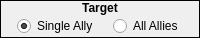
            <widget class="QFrame" name="frame_104">
             <property name="sizePolicy">
              <sizepolicy hsizetype="Expanding" vsizetype="Fixed">
               <horstretch>0</horstretch>
               <verstretch>0</verstretch>
              </sizepolicy>
             </property>
             <property name="minimumSize">
              <size>
               <width>200</width>
               <height>38</height>
              </size>
             </property>
             <property name="maximumSize">
              <size>
               <width>200</width>
               <height>38</height>
              </size>
             </property>
             <property name="focusPolicy">
              <enum>Qt::ClickFocus</enum>
             </property>
             <property name="frameShape">
              <enum>QFrame::Box</enum>
             </property>
             <property name="frameShadow">
              <enum>QFrame::Plain</enum>
             </property>
             <layout class="QVBoxLayout" name="verticalLayout_209">
              <property name="spacing">
               <number>0</number>
              </property>
              <property name="margin">
               <number>0</number>
              </property>
              <item>
               <widget class="QLabel" name="label_165">
                <property name="sizePolicy">
                 <sizepolicy hsizetype="Preferred" vsizetype="Fixed">
                  <horstretch>0</horstretch>
                  <verstretch>0</verstretch>
                 </sizepolicy>
                </property>
                <property name="font">
                 <font>
                  <weight>75</weight>
                  <bold>true</bold>
                 </font>
                </property>
                <property name="focusPolicy">
                 <enum>Qt::ClickFocus</enum>
                </property>
                <property name="text">
                 <string>Target</string>
                </property>
                <property name="alignment">
                 <set>Qt::AlignCenter</set>
                </property>
               </widget>
              </item>
              <item>
               <widget class="QWidget" name="widget_119" native="true">
                <property name="focusPolicy">
                 <enum>Qt::ClickFocus</enum>
                </property>
                <layout class="QHBoxLayout" name="horizontalLayout_87">
                 <property name="spacing">
                  <number>0</number>
                 </property>
                 <property name="margin">
                  <number>0</number>
                 </property>
                 <item>
                  <spacer name="horizontalSpacer_9">
                   <property name="focusPolicy">
                    <enum>Qt::ClickFocus</enum>
                   </property>
                   <property name="orientation">
                    <enum>Qt::Horizontal</enum>
                   </property>
                   <property name="sizeHint" stdset="0">
                    <size>
                     <width>40</width>
                     <height>20</height>
                    </size>
                   </property>
                  </spacer>
                 </item>
                 <item>
                  <widget class="QRadioButton" name="medicine_rbTargetSingleAlly">
                   <property name="focusPolicy">
                    <enum>Qt::ClickFocus</enum>
                   </property>
                   <property name="text">
                    <string>Single Ally</string>
                   </property>
                   <property name="checked">
                    <bool>true</bool>
                   </property>
                  </widget>
                 </item>
                 <item>
                  <spacer name="horizontalSpacer_11">
                   <property name="focusPolicy">
                    <enum>Qt::ClickFocus</enum>
                   </property>
                   <property name="orientation">
                    <enum>Qt::Horizontal</enum>
                   </property>
                   <property name="sizeHint" stdset="0">
                    <size>
                     <width>40</width>
                     <height>20</height>
                    </size>
                   </property>
                  </spacer>
                 </item>
                 <item>
                  <widget class="QRadioButton" name="medicine_rbTargetAllAllies">
                   <property name="focusPolicy">
                    <enum>Qt::ClickFocus</enum>
                   </property>
                   <property name="text">
                    <string>All Allies</string>
                   </property>
                  </widget>
                 </item>
                 <item>
                  <spacer name="horizontalSpacer_10">
                   <property name="focusPolicy">
                    <enum>Qt::ClickFocus</enum>
                   </property>
                   <property name="orientation">
                    <enum>Qt::Horizontal</enum>
                   </property>
                   <property name="sizeHint" stdset="0">
                    <size>
                     <width>40</width>
                     <height>20</height>
                    </size>
                   </property>
                  </spacer>
                 </item>
                </layout>
               </widget>
              </item>
             </layout>
            </widget>
